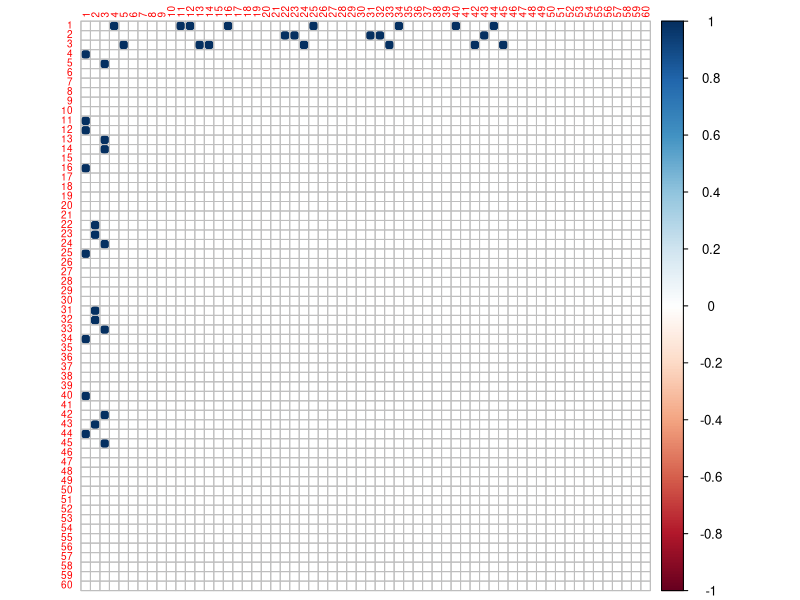
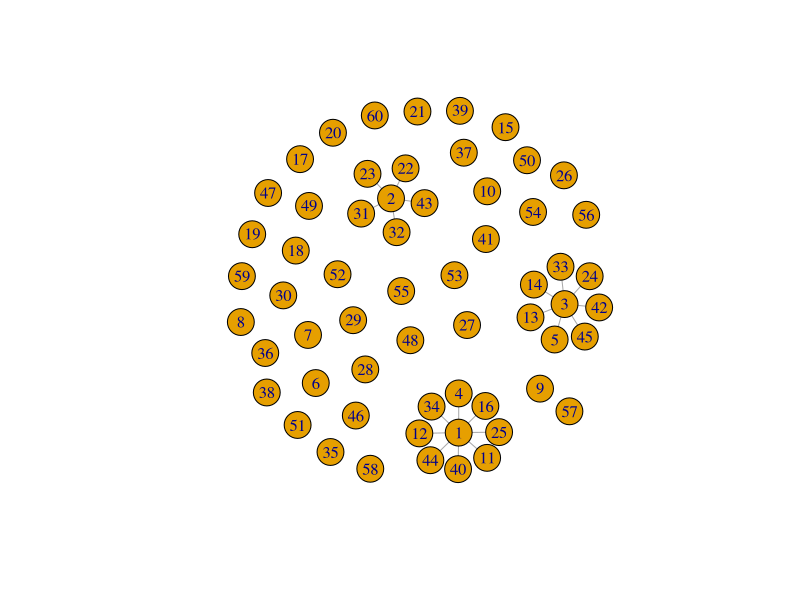

Recreate these plots in R, in order.
set.seed(12)
simulated_data_codes <- function(nn=60,
                                 samples=300,
                                 case=1, 
                                 numhub=3, 
                                 bighub=10, 
                                 bigwgt=1,
                                 disconnected=15){

  ssigma <- matrix(0, nn,nn)
  diag(ssigma) <- 1

  covx<-matrix(0,nn,2)

  for (i in 1:nn) {
    covx[i,1]<-runif(1)
    covx[i,2]<-runif(1)
  }

  dij<-matrix(0,nn,nn)
  for (i in 1:nn) {
    for (j in 1:nn) {
      dij[i,j]<-sqrt((covx[i,1]-covx[j,1])^2+(covx[i,2]-covx[j,2])^2)
    }
  }

  counts<-0
  yyy<-bighub
  conx <- matrix(0, nn, nn)
  for (i in 1:numhub) {
    tmp<-order(dij[i,1:nn],decreasing=F)[1:bighub] # change here to make hubs
    conx[i,tmp]<-1
    conx[tmp,i]<-1
  }

  for (xx in (nn-disconnected+1):nn){
    for (yy in 1:nn){
      conx[xx,yy]<-0
      conx[yy,xx]<-0
    }
  }

  diag(conx) <- 0
  temp <- matrix(1, nn, nn)
  for (ii in 1:nn){
    for (iii in 1:ii){
      temp[iii, ii] <- 0
    }
  }

  premat<-matrix(runif(nn*nn, 0, 1), ncol=nn)
  premat[temp==0] <- 0
  diag(premat)<-1
  premat[conx!=1] <- 0
  premat <- premat + t(premat)
  premat[premat > 0 & premat < 0.5] <- premat[premat > 0 & premat < 0.5] - 1
  diag(premat) <- apply(abs(premat), 1, sum) + 0.5
  premat1 <- sqrt(as.matrix(diag(premat))%*%t(as.matrix(diag(premat))))
  premat <- premat/premat1
  covmat<-solve(premat)
  eigencov<-eigen(covmat)
  D<-matrix(0,nn,nn)
  diag(D)<-sqrt(eigencov$values)
  covmats<-eigencov$vectors %*% D %*% t(eigencov$vectors)
  bighubnum<-1
  counts<- (counts+1)
  
  simudat<-matrix(0,samples,nn)   # change n = 300, keep p = 100
  for (i in 1:samples){    
    if (i <= numhub){
      simudat[i,]<-covmats %*% rnorm(nn)         
    }
    else {
      simudat[i,]<-covmats %*% rnorm(nn)           
    }
  }
  ##############################################################################################################################################

  temp<-c()
  haha<-simudat # right before cases

  #case1
  if (case ==1){

    print(dim(simudat))

    simudat[,1:numhub] <- simudat[,1:numhub] * bigwgt   # ((bigwgt-1) *3 +1)
  }
  else if (case ==2){
    #case2
    simudat[,1:floor(numhub/2)] <- simudat[,1:floor(numhub/2)] * bigwgt   # ((bigwgt-1) *3 +1)
    simudat[,(numhub+1):(numhub+numhub-floor(numhub/2))] <- simudat[,(numhub+1):(numhub+numhub-floor(numhub/2))] * bigwgt  # ((bigwgt-1) *3 +1)
  }
  else if (case ==3){
    #case3
    simudat[,(numhub+1):(numhub+numhub)] <- simudat[,(numhub+1):(numhub+numhub)] * bigwgt  # ((bigwgt-1) *3 +1)
   }
  else if (case ==4){  #random
    temp<-sample(nn,numhub)
    simudat[,temp] <- simudat[,temp] * bigwgt   
  }
  else if (case ==5){
    simudat[,sample(nn,(nn/2))] <- simudat[,sample(nn,nn/2)] * bigwgt
  }

  ##########
  s<-(simudat)
  newList <- list("simudata" = s, "originconx" = conx, "rawsimudata"=haha)
  write(conx,'origin.txt',ncol=nn)
  return(newList)
}


nn=60
samples=300
case=1 
numhub=3 
bighub=10 
shlb=0
shub=0
bigwgt=1
disconnected=15

a=simulated_data_codes(nn=nn,
                       samples=samples,
                       case=case, 
                       numhub=numhub, 
                       bighub=bighub, 
                       bigwgt=bigwgt, 
                       disconnected=disconnected)

library(corrplot)
corrplot(a$originconx, tl.cex= 0.6)

library(igraph)
network <- graph_from_adjacency_matrix( a$originconx, weighted=T, mode="undirected", diag=F)
# Basic chart
plot(network)
